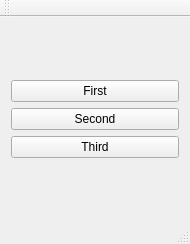
<?xml version="1.0" encoding="UTF-8"?>
<ui version="4.0">
 <class>MainWindow</class>
 <widget class="QMainWindow" name="MainWindow">
  <property name="geometry">
   <rect>
    <x>0</x>
    <y>0</y>
    <width>190</width>
    <height>244</height>
   </rect>
  </property>
  <property name="sizePolicy">
   <sizepolicy hsizetype="Fixed" vsizetype="Fixed">
    <horstretch>0</horstretch>
    <verstretch>0</verstretch>
   </sizepolicy>
  </property>
  <property name="maximumSize">
   <size>
    <width>190</width>
    <height>244</height>
   </size>
  </property>
  <property name="windowTitle">
   <string>MainWindow</string>
  </property>
  <widget class="QWidget" name="centralWidget">
   <layout class="QVBoxLayout" name="verticalLayout_2">
    <item>
     <layout class="QVBoxLayout" name="verticalLayout">
      <property name="sizeConstraint">
       <enum>QLayout::SetMinAndMaxSize</enum>
      </property>
      <item>
       <widget class="QPushButton" name="bntFirst">
        <property name="text">
         <string>First</string>
        </property>
       </widget>
      </item>
      <item>
       <widget class="QPushButton" name="btnSecond">
        <property name="text">
         <string>Second</string>
        </property>
       </widget>
      </item>
      <item>
       <widget class="QPushButton" name="btnThird">
        <property name="text">
         <string>Third</string>
        </property>
       </widget>
      </item>
     </layout>
    </item>
   </layout>
  </widget>
  <widget class="QMenuBar" name="menuBar">
   <property name="geometry">
    <rect>
     <x>0</x>
     <y>0</y>
     <width>190</width>
     <height>20</height>
    </rect>
   </property>
  </widget>
  <widget class="QToolBar" name="mainToolBar">
   <attribute name="toolBarArea">
    <enum>TopToolBarArea</enum>
   </attribute>
   <attribute name="toolBarBreak">
    <bool>false</bool>
   </attribute>
  </widget>
  <widget class="QStatusBar" name="statusBar"/>
 </widget>
 <layoutdefault spacing="6" margin="11"/>
 <resources/>
 <connections/>
</ui>
